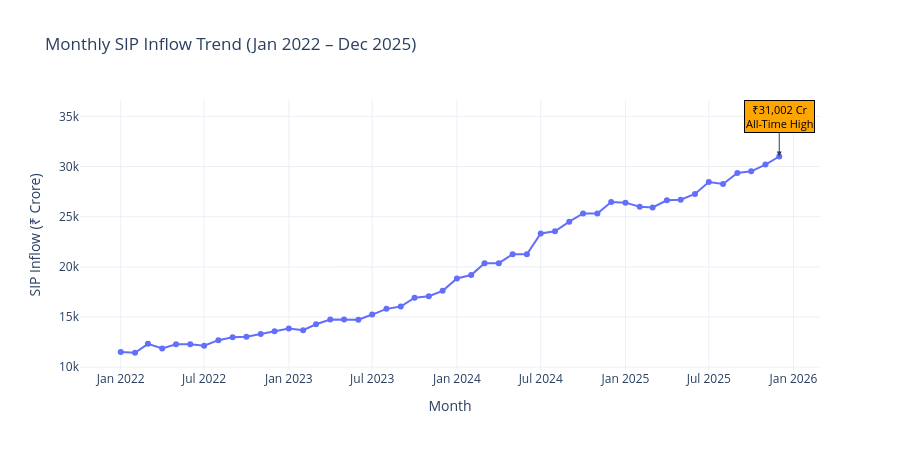

Source (notebook cell):
### Code cell
import os
import pandas as pd
import plotly.express as px

# Convert month column to datetime
sip['month_dt'] = pd.to_datetime(sip['month'], format='%Y-%m')

# Create line chart
fig = px.line(
    sip,
    x='month_dt',
    y='sip_inflow_crore',
    title='Monthly SIP Inflow Trend (Jan 2022 – Dec 2025)',
    labels={
        'month_dt': 'Month',
        'sip_inflow_crore': 'SIP Inflow (₹ Crore)'
    },
    markers=True
)

# Find all-time high
peak_row = sip.loc[sip['sip_inflow_crore'].idxmax()]

# Add annotation
fig.add_annotation(
    x=peak_row['month_dt'].to_pydatetime(),   # Convert Timestamp to Python datetime
    y=float(peak_row['sip_inflow_crore']),    # Convert to float
    text=f"₹{peak_row['sip_inflow_crore']:,.0f} Cr<br>All-Time High",
    showarrow=True,
    arrowhead=2,
    ax=0,
    ay=-40,
    bgcolor="orange",
    bordercolor="black",
    borderwidth=1,
    font=dict(size=11, color="black")
)

# Improve layout
fig.update_layout(
    height=450,
    template="plotly_white",
    xaxis_title="Month",
    yaxis_title="SIP Inflow (₹ Crore)"
)

# Save chart
output_path = os.path.join(CHARTS, "chart3_sip_trend.png")
fig.write_image(output_path, width=1200, height=600, scale=2)

# Show chart
fig.show()

print(f"✅ Chart saved → {output_path}")

### Figure 1 — Plotly figure (JSON) as saved in the notebook; plotly's stock layout.template omitted (floating-point values rounded to 4 significant figures)
{"data": [{"hovertemplate": "Month=%{x}<br>SIP Inflow (₹ Crore)=%{y}<extra></extra>", "legendgroup": "", "line": {"color": "#636efa", "dash": "solid"}, "marker": {"symbol": "circle"}, "mode": "lines+markers", "name": "", "orientation": "v", "showlegend": false, "type": "scatter", "x": ["2022-01-01T00:00:00", "2022-02-01T00:00:00", "2022-03-01T00:00:00", "2022-04-01T00:00:00", "2022-05-01T00:00:00", "2022-06-01T00:00:00", "2022-07-01T00:00:00", "2022-08-01T00:00:00", "2022-09-01T00:00:00", "2022-10-01T00:00:00", "2022-11-01T00:00:00", "2022-12-01T00:00:00", "2023-01-01T00:00:00", "2023-02-01T00:00:00", "2023-03-01T00:00:00", "2023-04-01T00:00:00", "2023-05-01T00:00:00", "2023-06-01T00:00:00", "2023-07-01T00:00:00", "2023-08-01T00:00:00", "2023-09-01T00:00:00", "2023-10-01T00:00:00", "2023-11-01T00:00:00", "2023-12-01T00:00:00", "2024-01-01T00:00:00", "2024-02-01T00:00:00", "2024-03-01T00:00:00", "2024-04-01T00:00:00", "2024-05-01T00:00:00", "2024-06-01T00:00:00", "2024-07-01T00:00:00", "2024-08-01T00:00:00", "2024-09-01T00:00:00", "2024-10-01T00:00:00", "2024-11-01T00:00:00", "2024-12-01T00:00:00", "2025-01-01T00:00:00", "2025-02-01T00:00:00", "2025-03-01T00:00:00", "2025-04-01T00:00:00", "2025-05-01T00:00:00", "2025-06-01T00:00:00", "2025-07-01T00:00:00", "2025-08-01T00:00:00", "2025-09-01T00:00:00", "2025-10-01T00:00:00", "2025-11-01T00:00:00", "2025-12-01T00:00:00"], "xaxis": "x", "y": [11517, 11438, 12328, 11863, 12286, 12276, 12140, 12694, 12976, 13040, 13306, 13573, 13856, 13687, 14276, 14749, 14749, 14734, 15245, 15814, 16042, 16928, 17073, 17610, 18838, 19187, 20371, 20371, 21262, 21262, 23332, 23547, 24509, 25323, 25320, 26459, 26400, 25999, 25926, 26632, 26688, 27274, 28464, 28265, 29361, 29529, 30200, 31002], "yaxis": "y"}], "layout": {"annotations": [{"arrowhead": 2, "ax": 0, "ay": -40, "bgcolor": "orange", "bordercolor": "black", "borderwidth": 1, "font": {"color": "black", "size": 11}, "showarrow": true, "text": "₹31,002 Cr<br>All-Time High", "x": "2025-12-01T00:00:00", "y": 31002}], "height": 450, "legend": {"tracegroupgap": 0}, "title": {"text": "Monthly SIP Inflow Trend (Jan 2022 – Dec 2025)"}, "xaxis": {"anchor": "y", "domain": [0, 1], "title": {"text": "Month"}}, "yaxis": {"anchor": "x", "domain": [0, 1], "title": {"text": "SIP Inflow (₹ Crore)"}}}}
